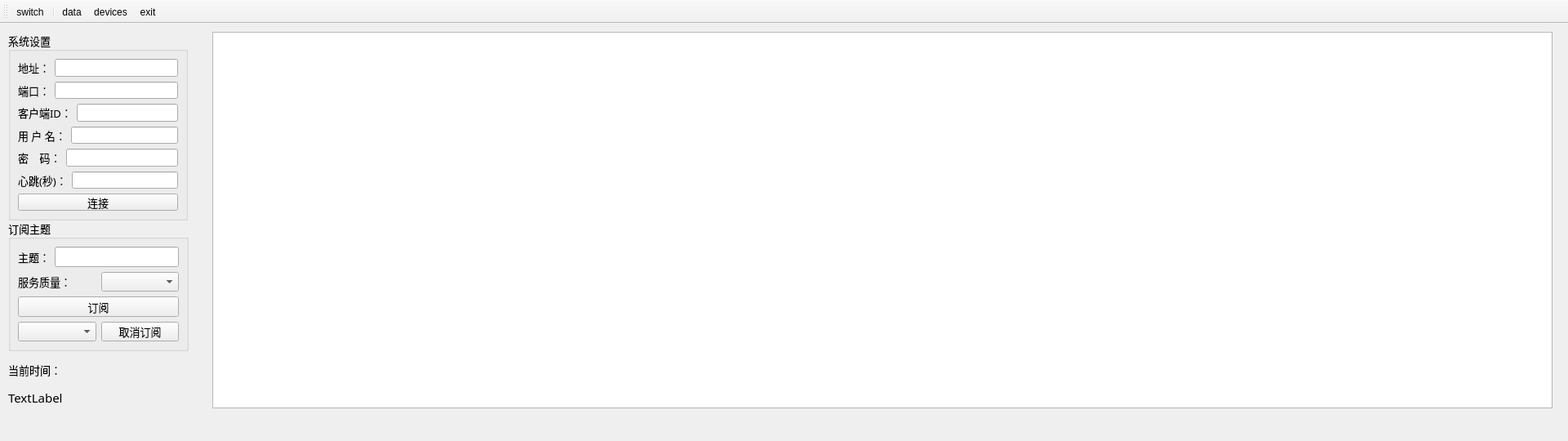
<?xml version="1.0" encoding="UTF-8"?>
<ui version="4.0">
 <class>MainWindow</class>
 <widget class="QMainWindow" name="MainWindow">
  <property name="geometry">
   <rect>
    <x>0</x>
    <y>0</y>
    <width>1920</width>
    <height>540</height>
   </rect>
  </property>
  <property name="windowTitle">
   <string>MainWindow</string>
  </property>
  <widget class="QWidget" name="centralwidget">
   <widget class="QGroupBox" name="groupBox">
    <property name="geometry">
     <rect>
      <x>10</x>
      <y>240</y>
      <width>221</width>
      <height>161</height>
     </rect>
    </property>
    <property name="maximumSize">
     <size>
      <width>300</width>
      <height>280</height>
     </size>
    </property>
    <property name="font">
     <font>
      <family>楷体</family>
      <pointsize>10</pointsize>
     </font>
    </property>
    <property name="title">
     <string>订阅主题</string>
    </property>
    <layout class="QGridLayout" name="gridLayout">
     <item row="0" column="0">
      <layout class="QVBoxLayout" name="verticalLayout_5">
       <item>
        <layout class="QVBoxLayout" name="verticalLayout_2">
         <item>
          <layout class="QHBoxLayout" name="horizontalLayout_4">
           <item>
            <widget class="QLabel" name="label_3">
             <property name="text">
              <string>主题：</string>
             </property>
            </widget>
           </item>
           <item>
            <widget class="QLineEdit" name="leSubscribeTopic"/>
           </item>
          </layout>
         </item>
         <item>
          <layout class="QHBoxLayout" name="horizontalLayout_12">
           <item>
            <widget class="QLabel" name="label_10">
             <property name="text">
              <string>服务质量：</string>
             </property>
            </widget>
           </item>
           <item>
            <widget class="QComboBox" name="cbxQosSubscribe"/>
           </item>
          </layout>
         </item>
        </layout>
       </item>
       <item>
        <layout class="QVBoxLayout" name="verticalLayout_3">
         <item>
          <layout class="QHBoxLayout" name="horizontalLayout_13">
           <item>
            <widget class="QPushButton" name="pcSubscribeTopic">
             <property name="text">
              <string>订阅</string>
             </property>
            </widget>
           </item>
          </layout>
         </item>
         <item>
          <layout class="QHBoxLayout" name="horizontalLayout_5">
           <item>
            <widget class="QComboBox" name="cbxSubscribedTopic"/>
           </item>
           <item>
            <widget class="QPushButton" name="pbUnsubscribeTopic">
             <property name="text">
              <string>取消订阅</string>
             </property>
            </widget>
           </item>
          </layout>
         </item>
        </layout>
       </item>
      </layout>
     </item>
    </layout>
   </widget>
   <widget class="QWidget" name="verticalLayoutWidget">
    <property name="geometry">
     <rect>
      <x>10</x>
      <y>410</y>
      <width>221</width>
      <height>61</height>
     </rect>
    </property>
    <layout class="QVBoxLayout" name="verticalLayout_4">
     <item>
      <widget class="QLabel" name="label_4">
       <property name="font">
        <font>
         <family>楷体</family>
         <pointsize>10</pointsize>
        </font>
       </property>
       <property name="text">
        <string>当前时间：</string>
       </property>
      </widget>
     </item>
     <item>
      <widget class="QLabel" name="time">
       <property name="font">
        <font>
         <family>楷体</family>
         <pointsize>11</pointsize>
        </font>
       </property>
       <property name="text">
        <string>TextLabel</string>
       </property>
      </widget>
     </item>
    </layout>
   </widget>
   <widget class="QGroupBox" name="groupBox_3">
    <property name="geometry">
     <rect>
      <x>10</x>
      <y>10</y>
      <width>220</width>
      <height>231</height>
     </rect>
    </property>
    <property name="maximumSize">
     <size>
      <width>220</width>
      <height>300</height>
     </size>
    </property>
    <property name="font">
     <font>
      <family>楷体</family>
      <pointsize>10</pointsize>
     </font>
    </property>
    <property name="title">
     <string>系统设置</string>
    </property>
    <layout class="QGridLayout" name="gridLayout_3">
     <item row="0" column="0">
      <layout class="QVBoxLayout" name="verticalLayout">
       <item>
        <layout class="QHBoxLayout" name="horizontalLayout">
         <item>
          <widget class="QLabel" name="label">
           <property name="font">
            <font>
             <family>楷体</family>
             <pointsize>10</pointsize>
            </font>
           </property>
           <property name="text">
            <string>地址：</string>
           </property>
          </widget>
         </item>
         <item>
          <widget class="QLineEdit" name="leHostaddr">
           <property name="text">
            <string/>
           </property>
          </widget>
         </item>
        </layout>
       </item>
       <item>
        <layout class="QHBoxLayout" name="horizontalLayout_2">
         <item>
          <widget class="QLabel" name="label_2">
           <property name="text">
            <string>端口：</string>
           </property>
          </widget>
         </item>
         <item>
          <widget class="QLineEdit" name="lePort">
           <property name="text">
            <string/>
           </property>
          </widget>
         </item>
        </layout>
       </item>
       <item>
        <layout class="QHBoxLayout" name="horizontalLayout_3">
         <item>
          <widget class="QLabel" name="label_6">
           <property name="text">
            <string>客户端ID：</string>
           </property>
          </widget>
         </item>
         <item>
          <widget class="QLineEdit" name="leClientId">
           <property name="text">
            <string/>
           </property>
          </widget>
         </item>
        </layout>
       </item>
       <item>
        <layout class="QHBoxLayout" name="horizontalLayout_9">
         <item>
          <widget class="QLabel" name="label_7">
           <property name="text">
            <string>用 户 名：</string>
           </property>
          </widget>
         </item>
         <item>
          <widget class="QLineEdit" name="leUsername">
           <property name="text">
            <string/>
           </property>
          </widget>
         </item>
        </layout>
       </item>
       <item>
        <layout class="QHBoxLayout" name="horizontalLayout_10">
         <item>
          <widget class="QLabel" name="label_8">
           <property name="text">
            <string>密    码：</string>
           </property>
          </widget>
         </item>
         <item>
          <widget class="QLineEdit" name="lePassword">
           <property name="text">
            <string/>
           </property>
          </widget>
         </item>
        </layout>
       </item>
       <item>
        <layout class="QHBoxLayout" name="horizontalLayout_11">
         <item>
          <widget class="QLabel" name="label_9">
           <property name="text">
            <string>心跳(秒)：</string>
           </property>
          </widget>
         </item>
         <item>
          <widget class="QLineEdit" name="leKeepAlive">
           <property name="text">
            <string/>
           </property>
          </widget>
         </item>
        </layout>
       </item>
       <item>
        <widget class="QPushButton" name="pbConnectToHost">
         <property name="text">
          <string>连接</string>
         </property>
        </widget>
       </item>
      </layout>
     </item>
    </layout>
   </widget>
   <widget class="QChartView" name="graphicsView">
    <property name="geometry">
     <rect>
      <x>260</x>
      <y>10</y>
      <width>1641</width>
      <height>461</height>
     </rect>
    </property>
   </widget>
  </widget>
  <widget class="QMenuBar" name="menubar">
   <property name="geometry">
    <rect>
     <x>0</x>
     <y>0</y>
     <width>1920</width>
     <height>29</height>
    </rect>
   </property>
  </widget>
  <widget class="QToolBar" name="toolBar">
   <property name="windowTitle">
    <string>toolBar</string>
   </property>
   <attribute name="toolBarArea">
    <enum>TopToolBarArea</enum>
   </attribute>
   <attribute name="toolBarBreak">
    <bool>false</bool>
   </attribute>
   <addaction name="close"/>
   <addaction name="separator"/>
   <addaction name="data"/>
   <addaction name="devices"/>
   <addaction name="exit"/>
  </widget>
  <action name="close">
   <property name="icon">
    <iconset resource="../img/picture.qrc">
     <normaloff>:/close.png</normaloff>:/close.png</iconset>
   </property>
   <property name="text">
    <string>switch</string>
   </property>
   <property name="toolTip">
    <string>开关控制</string>
   </property>
  </action>
  <action name="data">
   <property name="icon">
    <iconset resource="../img/picture.qrc">
     <normaloff>:/data.png</normaloff>:/data.png</iconset>
   </property>
   <property name="text">
    <string>data</string>
   </property>
   <property name="toolTip">
    <string>数据展示</string>
   </property>
  </action>
  <action name="devices">
   <property name="icon">
    <iconset resource="../img/picture.qrc">
     <normaloff>:/server.png</normaloff>:/server.png</iconset>
   </property>
   <property name="text">
    <string>devices</string>
   </property>
   <property name="toolTip">
    <string>设备管理</string>
   </property>
  </action>
  <action name="exit">
   <property name="icon">
    <iconset resource="../img/picture.qrc">
     <normaloff>:/exit.png</normaloff>:/exit.png</iconset>
   </property>
   <property name="text">
    <string>exit</string>
   </property>
   <property name="toolTip">
    <string>退出</string>
   </property>
  </action>
 </widget>
 <customwidgets>
  <customwidget>
   <class>QChartView</class>
   <extends>QGraphicsView</extends>
   <header location="global">qchartview.h</header>
  </customwidget>
 </customwidgets>
 <resources>
  <include location="../img/picture.qrc"/>
  <include location="../img/picture.qrc"/>
  <include location="../img/picture.qrc"/>
 </resources>
 <connections/>
</ui>
